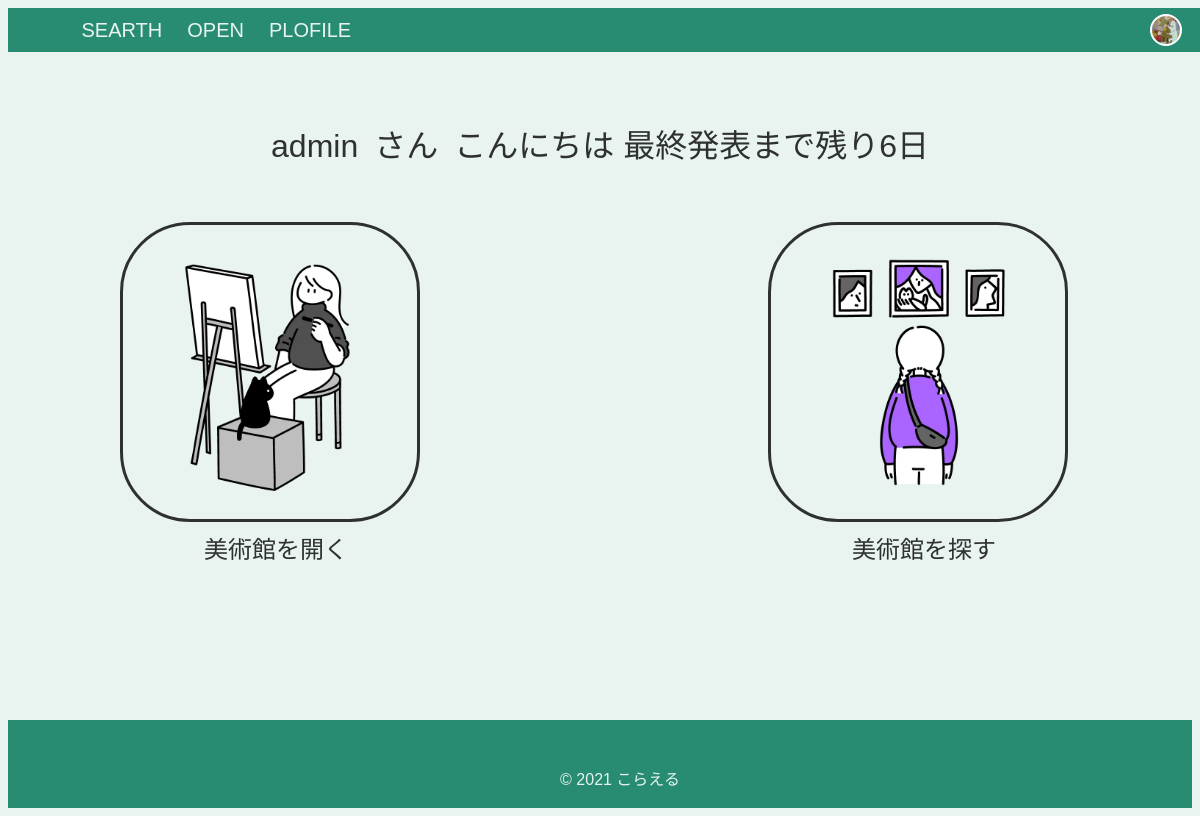
Screenshot of /home/choice (signed in) with the database file from the repository.
### account/models.py (models this page shows)
class CustomUser(AbstractUser):
    class Meta(AbstractUser.Meta):
        db_table    = 'custom_users'
    introduction = models.TextField(verbose_name='自己紹介',max_length=200,blank=True,null=True,default="よろしくお願いします")
    link = models.URLField(verbose_name='リンク',max_length=200,blank=True,null=True)
    icon = models.ImageField(verbose_name='アイコン画像',upload_to=icon_path,blank=True,null=False,default = '../static/picture/8074e2c65a3ab65d0ce7b482795b7ac0.jpg')
    birthday = models.DateField(verbose_name='生年月日',blank=True,null=True)

### home/views.py (the view)
# urls.py: path('choice', views.choice, name='choice'),
@login_required
def choice(request):
    dl = datetime.datetime(year=2021, month=12, day=11, hour=13)
    hour = datetime.datetime.now().hour
    td =  dl - datetime.datetime.now()
    if hour < 6:
        msg = "こんばんは"
    elif hour < 10:
        msg = "おはようございます"
    elif hour < 18:
        msg = "こんにちは"
    else:
        msg = "こんばんは"
    msg += "  最終発表まで残り"
    msg += str(td.days)
    msg += "日"
    context = {
        'user':request.user,
        'msg':msg
    }
    return render(request,'home/choice.html',context)

### templates/home/choice.html (shortened to what this page needs)
{% load static %}
{% block link %}
<link rel="stylesheet" href="https://unpkg.com/ress/dist/ress.min.css" />
<link rel="stylesheet" type="text/css" href="{% static 'css/choice.css' %}" />
<link rel="stylesheet" type="text/css" href="{% static 'css/grobal.css' %}" />
{% endblock %}
<!DOCTYPE html>
<html lang="ja">
<head>
</head>
<body>
  <header>
    <nav class="pc-nav">
      <ul class="pc-nav-menu">
        <li class="home"><a href="../post/ranking">SEARTH</a></li>
        <li><a href="../post/open">OPEN</a></li>
        <li><a href="../account/profile">PLOFILE</a></li>
      </ul>
    </nav>
    {% if request.user.id != None %}
    <img class="header-icon" src="{{ user.icon.url }}" />
    {% else %}
    <a href="../account/signup" class="btn btn-signup">SIGNUP</a>
    <a href="../account/login" class="btn btn-login">LOGIN</a>
    {% endif %}
  </header>
  <p>{{ user.username }}&ensp;さん&ensp;{{msg}}</p>
  <div class="container">
    <div class="box1">
      <a href="../post/open" class="shadow-box"><img src="../../static/picture/01.png" /></a>
      <a class="choice" href="../post/open">
        <p class="text1">美術館を開く</p>
      </a>
    </div>
    <div class="box2">
      <a href="../post/ranking" class="shadow-box"><img src="../../static/picture/02.png" /></a>
      <a class="choice" href="../post/ranking">
        <p class="text1">美術館を探す</p>
      </a>
    </div>
  </div>
  <footer>
    <ul class="footer-menu">
      <p class="footer-text">© 2021 こらえる</p>
    </ul>
  </footer>
</body>
</html>

### static/css/choice.css (style rules this page uses)
:root { --white: #ffffff; --aqua-squeeze: #e9f4f1; --mine-shaft: #2f3130; --observatory: #278c72; --java: #16afaf; --hoki: #658194; --main-color: var(--observatory); --sub-color: var(--hoki); --highlight-color: var(--java); --background: var(--aqua-squeeze); --white: var(--white); --black: var(--mine-shaft); }
p { text-align: center; font-size: 32px; margin: 112px auto 56px auto; }
p.text1 { font-size: 24px; text-align: center; margin: 8px auto; }
.container { width: 100%; max-width: 960px; margin-right: auto; margin-left: auto; display: flex; justify-content: space-between; }
img { object-fit: cover; width: 300px; height: 300px; border-radius: 70px; border: #2f3130 3px solid; text-decoration: none; margin-bottom: 16px; background-color: var(--aqua-squeeze); }
.box1 { width: 312px; height: 290px; margin-top: 120px auto; }
.box2 { width: 312px; height: 290px; margin-top: 120px auto; }
a.choice { text-decoration: none; color:var(--mine-shaft); }
.shadow-box { display: inline-block; border-radius: 70px; width: 300px; height: 300px; }

### static/css/grobal.css (style rules this page uses)
:root { --white: #ffffff; --aqua-squeeze: #e9f4f1; --mine-shaft: #2f3130; --observatory: #278c72; --java: #16afaf; --hoki: #658194; --main-color: var(--observatory); --sub-color: var(--hoki); --highlight-color: var(--java); --background: var(--aqua-squeeze); --white: var(--white); --black: var(--mine-shaft); }
body { font-family: "Noto Sans JP", sans-serif, 游ゴシック体, YuGothic, 游ゴシック, "Yu Gothic", "Hiragino Kaku Gothic ProN", "Hiragino Sans", メイリオ, sans-serif; background-color: var(--aqua-squeeze); color: var(--mine-shaft); }
body, #wrapper { display: flex; flex-direction: column; min-height: 100vh; }
header { margin: 0 auto; display: flex; justify-content: space-between; height: 44px; width: 100%; align-items: center; background-color: var(--observatory); font-size: 24px; position: fixed; z-index:1000; }
li.home { margin-left: 26px; }
.pc-nav { margin-right: auto; }
nav ul { display: flex; justify-content: flex-start; align-items: center; flex-wrap: wrap; }
nav ul li { margin-right: 1rem; list-style: none; }
nav ul li a { display: block; padding: 7.5px; color: var(--aqua-squeeze); text-decoration: none; font-weight: 500; font-size: 20px; }
.pc-nav .pc-nav-menu a { position: relative; }
.pc-nav .pc-nav-menu a::after { position: absolute; left: 0; bottom: 0; display: block; content: ""; width: 0%; height: 3px; background: var(--aqua-squeeze); transition: all 0.2s cubic-bezier(0.455, 0.03, 0.515, 0.955); }
footer { width: 100%; height: 88px; background-color: var(--observatory); color: var(--aqua-squeeze); padding-right: 120px; font-size: 16px; padding: 30px 0; bottom: 0; margin-top: auto; }
p.footer-text { text-align: center; font-size: 16px; margin: 0 auto; }
*, *:before, *:after { -webkit-box-sizing: inherit; box-sizing: inherit; }
html { -webkit-box-sizing: border-box; box-sizing: border-box; font-size: 62.5%; }
img.header-icon { display: block; border: 2.5px solid #ffffff; width: 32px; height: 32px; object-fit: cover; border-radius: 50%; margin: 0 26px 0 0; }

### rows the page displays
CustomUser: icon (picture), username "admin"

### other values shown
{{ msg }} "こんにちは 最終発表まで残り6日"
